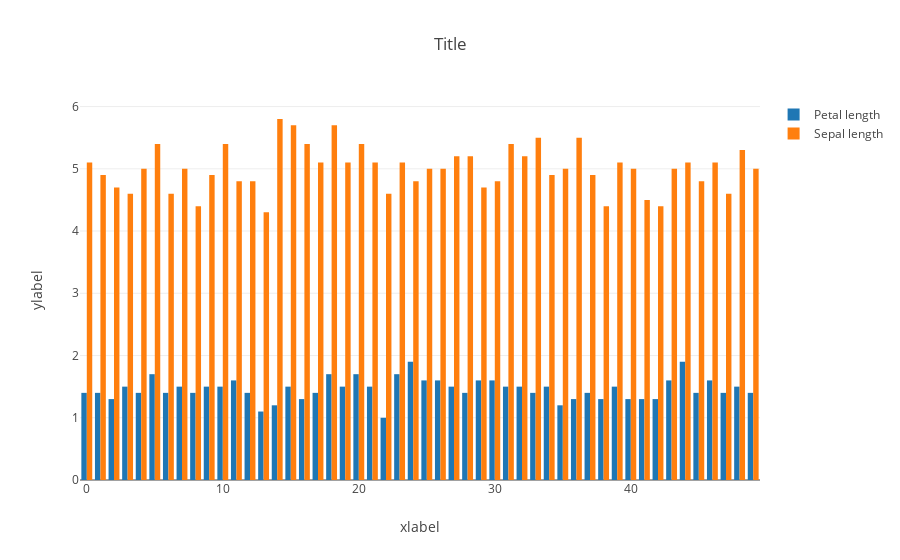

Notebook cell for this chart:
### Markdown cell above
# Balkendiagramme

### Code cell
import plotly.graph_objects as go

fig = go.Figure(data=[
    go.Bar(name='Petal length', x=np.arange(50), y=iris['petal length (cm)'].iloc[:50]),
    go.Bar(name='Sepal length', x=np.arange(50), y=iris['sepal length (cm)'].iloc[:50])
])

fig.update_layout(template='none', title='Title', xaxis_title='xlabel', yaxis_title='ylabel')
fig.show()
fig.write_image('plotly_plots/balken.pdf')

### Figure 1 — Plotly figure (JSON) as saved in the notebook; plotly's stock layout.template omitted (floating-point values rounded to 4 significant figures)
{"data": [{"name": "Petal length", "type": "bar", "x": [0, 1, 2, 3, 4, 5, 6, 7, 8, 9, 10, 11, 12, 13, 14, 15, 16, 17, 18, 19, 20, 21, 22, 23, 24, 25, 26, 27, 28, 29, 30, 31, 32, 33, 34, 35, 36, 37, 38, 39, 40, 41, 42, 43, 44, 45, 46, 47, 48, 49], "y": [1.4, 1.4, 1.3, 1.5, 1.4, 1.7, 1.4, 1.5, 1.4, 1.5, 1.5, 1.6, 1.4, 1.1, 1.2, 1.5, 1.3, 1.4, 1.7, 1.5, 1.7, 1.5, 1, 1.7, 1.9, 1.6, 1.6, 1.5, 1.4, 1.6, 1.6, 1.5, 1.5, 1.4, 1.5, 1.2, 1.3, 1.4, 1.3, 1.5, 1.3, 1.3, 1.3, 1.6, 1.9, 1.4, 1.6, 1.4, 1.5, 1.4]}, {"name": "Sepal length", "type": "bar", "x": [0, 1, 2, 3, 4, 5, 6, 7, 8, 9, 10, 11, 12, 13, 14, 15, 16, 17, 18, 19, 20, 21, 22, 23, 24, 25, 26, 27, 28, 29, 30, 31, 32, 33, 34, 35, 36, 37, 38, 39, 40, 41, 42, 43, 44, 45, 46, 47, 48, 49], "y": [5.1, 4.9, 4.7, 4.6, 5, 5.4, 4.6, 5, 4.4, 4.9, 5.4, 4.8, 4.8, 4.3, 5.8, 5.7, 5.4, 5.1, 5.7, 5.1, 5.4, 5.1, 4.6, 5.1, 4.8, 5, 5, 5.2, 5.2, 4.7, 4.8, 5.4, 5.2, 5.5, 4.9, 5, 5.5, 4.9, 4.4, 5.1, 5, 4.5, 4.4, 5, 5.1, 4.8, 5.1, 4.6, 5.3, 5]}], "layout": {"autosize": true, "title": {"text": "Title"}, "xaxis": {"autorange": true, "range": [-0.5, 49.5], "title": {"text": "xlabel"}, "type": "linear"}, "yaxis": {"autorange": true, "range": [0, 6.105], "title": {"text": "ylabel"}, "type": "linear"}}}
